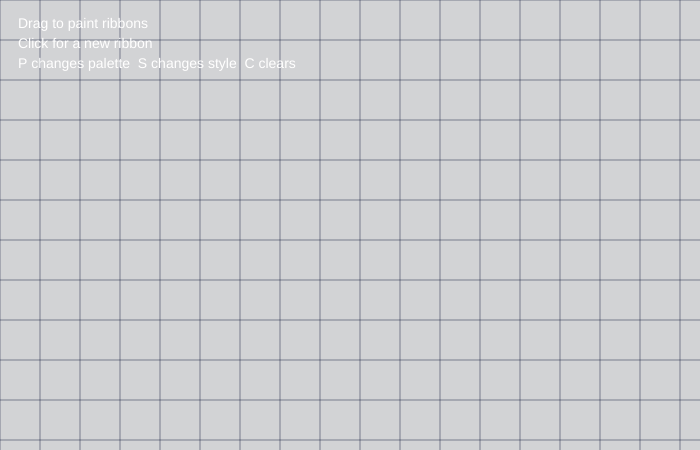
Frame 1 (no input)
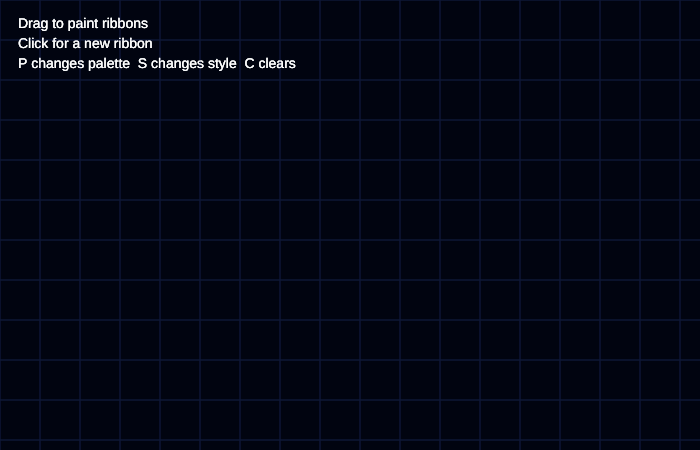
Frame 60 (no input)
Frame 120 (the mouse pressed at the canvas centre since frame 60): identical to frame 60, image omitted

The p5.js sketch that drew these frames (run headless with seeded random() and noise() and a simulated clock; from frame 60 on, the mouse is pressed at the canvas centre):

// p5.js sketch
// ── sketch.js
let ribbons = []
let paletteIndex = 0
let styleIndex = 0
let palettes = [
  ["#00f5ff", "#ff4fd8", "#fff36b", "#7bff5b"],
  ["#ff7a00", "#ffd400", "#ff2fb3", "#8e7dff"],
  ["#4dffb8", "#00bbff", "#f95dff", "#ffffff"]
]

function setup() {
  createCanvas(700, 450)
}

function draw() {
  background(5, 8, 22, 45)
  drawBackdrop()
  updateRibbons()
  drawRibbons()
  drawHud()
}

function drawBackdrop() {
  stroke(20, 28, 60, 120)
  strokeWeight(1)

  for (let x = 0; x < width; x += 40) {
    line(x, 0, x, height)
  }

  for (let y = 0; y < height; y += 40) {
    line(0, y, width, y)
  }
}

function createRibbon(startX, startY) {
  ribbons.push({
    colorIndex: floor(random(palettes[paletteIndex].length)),
    swayOffset: random(TWO_PI),
    points: [
      {
        x: startX,
        y: startY,
        size: random(10, 18)
      }
    ],
    age: 0
  })
}

function addRibbonPoint(x, y) {
  if (ribbons.length === 0) {
    createRibbon(x, y)
  }

  let activeRibbon = ribbons[ribbons.length - 1]
  let previousPoint = activeRibbon.points[activeRibbon.points.length - 1]

  if (dist(x, y, previousPoint.x, previousPoint.y) > 10) {
    activeRibbon.points.push({
      x: x,
      y: y,
      size: random(10, 18)
    })
  }
}

function updateRibbons() {
  for (let ribbon of ribbons) {
    ribbon.age += 1
  }

  if (ribbons.length > 12) {
    ribbons.shift()
  }
}

function drawRibbons() {
  for (let ribbon of ribbons) {
    if (ribbon.points.length < 2) {
      continue
    }

    for (let index = 1; index < ribbon.points.length; index++) {
      let previousPoint = ribbon.points[index - 1]
      let currentPoint = ribbon.points[index]
      drawRibbonSegment(previousPoint, currentPoint, ribbon, index)
    }
  }
}

function drawRibbonSegment(previousPoint, currentPoint, ribbon, index) {
  let ribbonColours = palettes[paletteIndex]
  let ribbonColour = color(ribbonColours[(ribbon.colorIndex + index) % ribbonColours.length])
  let brightness = map(index, 1, ribbon.points.length - 1, 140, 255)
  let wave = sin(frameCount * 0.08 + ribbon.swayOffset + index * 0.35)
  let thickness = lerp(previousPoint.size, currentPoint.size, 0.5)
  let offsetX = 0
  let offsetY = 0

  if (styleIndex === 1) {
    offsetX = wave * 6
    offsetY = cos(frameCount * 0.08 + index * 0.3) * 4
  } else if (styleIndex === 2) {
    offsetX = wave * 10
    offsetY = wave * 3
  }

  ribbonColour.setAlpha(50)
  stroke(ribbonColour)
  strokeWeight(thickness + 12)
  line(previousPoint.x + offsetX, previousPoint.y + offsetY, currentPoint.x + offsetX, currentPoint.y + offsetY)

  ribbonColour.setAlpha(100)
  stroke(ribbonColour)
  strokeWeight(thickness + 6)
  line(previousPoint.x + offsetX * 0.6, previousPoint.y + offsetY * 0.6, currentPoint.x + offsetX * 0.6, currentPoint.y + offsetY * 0.6)

  ribbonColour.setAlpha(brightness)
  stroke(ribbonColour)
  strokeWeight(thickness)
  line(previousPoint.x, previousPoint.y, currentPoint.x, currentPoint.y)
}

function drawHud() {
  noStroke()
  fill(255)
  textSize(14)
  text("Drag to paint ribbons", 18, 28)
  text("Click for a new ribbon", 18, 48)
  text("P changes palette  S changes style  C clears", 18, 68)
}

function mousePressed() {
  createRibbon(mouseX, mouseY)
}

function mouseDragged() {
  addRibbonPoint(mouseX, mouseY)
}

function keyPressed() {
  if (key === "p" || key === "P") {
    paletteIndex = (paletteIndex + 1) % palettes.length
  }

  if (key === "s" || key === "S") {
    styleIndex = (styleIndex + 1) % 3
  }

  if (key === "c" || key === "C") {
    ribbons = []
  }
}
